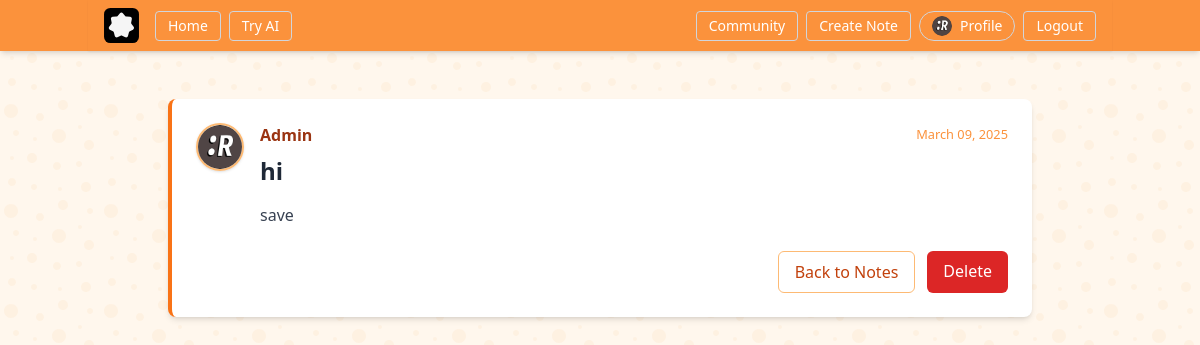
The page /note/note/23/ (signed in) on the database its author committed.
### users/models.py (models this page shows, shortened)
class Profile(models.Model):# Profile model inherits from models.Model that have one to one relationship with User model
    user = models.OneToOneField(User, on_delete=models.CASCADE) # one to one relationship with User model
    image = models.ImageField(default='default.jpg', upload_to='profile_pics') # profile picture
    position = models.CharField(default='Student', max_length=100) # position
    bio = models.TextField(default='No bio...', max_length=300) # bio
    insitute = models.CharField(default='APSIT', max_length=100) # insitute
    hobbies = models.CharField(default='Cricket', max_length=100) # hobbies
    phone = models.CharField(default='1234567890', max_length=10) # phone
    location = models.CharField(default='Mumbai', max_length=100) # location

### note/models.py (models this page shows, shortened)
class Note(models.Model):
    title = models.CharField(max_length=255)
    content = models.TextField()
    date_created = models.DateTimeField(default=timezone.now)
    user = models.ForeignKey(User, on_delete=models.CASCADE)

### note/views.py (the view)
# urls.py: path('note/<int:pk>/', NoteDetailView.as_view(), name='note-detail'),
class NoteDetailView(LoginRequiredMixin, DetailView):
    model = Note
    template_name = 'note/note_detail.html'  # Update with the appropriate template
    context_object_name = 'note'
    def get_queryset(self):
        return Note.objects.filter(user=self.request.user)

### note/templates/note/note_detail.html
{% extends "base/base.html" %}
{% block content %}
<div class="max-w-4xl mx-auto py-8 px-4">
    <article class="bg-white rounded-lg shadow-md overflow-hidden border-l-4 border-orange-500">
        <div class="p-6">
            <div class="flex items-start gap-4">
                <img class="rounded-full w-12 h-12 border-2 border-orange-300 object-cover shadow"
                     src="{{ note.user.profile.image.url }}"
                     alt="{{ note.user }}'s profile picture">
                <div class="flex-1">
                    <div class="flex flex-wrap justify-between items-center mb-2">
                        <span class="font-semibold text-orange-800">{{ note.user }}</span>
                        <small class="text-orange-400 font-medium">{{ note.date_created | date:"F d, Y"}}</small>
                    </div>
                    <h1 class="font-bold text-2xl text-gray-800 mt-1 mb-4">{{ note.title }}</h1>
                    <div class="prose max-w-none text-gray-700 mt-4">
                        {{ note.content|safe }}
                    </div>
                    <div class="mt-6 flex justify-end space-x-3">
                        <a href="{% url 'note-home' %}" class="px-4 py-2 border border-orange-300 rounded-md text-orange-700 hover:bg-orange-50 transition-colors">
                            Back to Notes
                        </a>
                        <a href="{% url 'note-delete' note.id %}" class="px-4 py-2 bg-red-600 text-white rounded-md hover:bg-red-700 transition-colors">
                            Delete
                        </a>
                    </div>
                </div>
            </div>
        </div>
    </article>
</div>
{% endblock content %}

### base/templates/base/base.html (shortened to what this page needs)
{% load static %}
<!DOCTYPE html>
<html lang="en">
  <head>
    <script src="https://cdn.tailwindcss.com"></script>
    <link rel="stylesheet" href="{% static 'css/styles.css' %}" />
  </head>
  <body>
    <header class="bg-orange-400 text-white w-full shadow-md">
      <nav class="container mx-auto flex items-center justify-between py-2 px-4 shadow-sm">
        <div class="flex items-center">
          <a class="text-xl font-semibold" href="#">
          </a>
          <div class="hidden md:flex ml-4 space-x-2">
            <a class="px-3 py-1 text-sm border border-gray-300 rounded hover:bg-white hover:text-gray-900 transition-colors" href="{% url 'base-home' %}">Home</a>
            <a class="px-3 py-1 text-sm border border-gray-300 rounded hover:bg-white hover:text-gray-900 transition-colors" href="{% url 'ai-home' %}">Try AI</a>
          </div>
        </div>
        <div id="menu" class="hidden md:flex flex-col md:flex-row md:items-center md:space-x-2 absolute md:relative top-14 md:top-auto left-0 w-full md:w-auto bg-orange-400 md:bg-transparent p-3 md:p-0 shadow-md md:shadow-none space-y-2 md:space-y-0 z-50 transition-all duration-200">
          {% if user.is_authenticated %}
          <div class="flex flex-col md:flex-row md:items-center w-full md:w-auto space-y-2 md:space-y-0 md:space-x-2">
            <a href="{% url 'Community-Home' %}" class="px-3 py-1 text-sm border border-gray-300 rounded hover:bg-white hover:text-gray-900 transition-colors text-center">Community</a>
            <a href="{% url 'note-create' %}" class="px-3 py-1 text-sm border border-gray-300 rounded hover:bg-white hover:text-gray-900 transition-colors text-center">Create Note</a>
            <a href="{% url 'profile' %}" class="flex items-center px-3 py-1 text-sm border border-gray-300 rounded-full hover:bg-white hover:text-gray-900 transition-colors text-center">
              <img src="{{ user.profile.image.url }}" alt="Profile" class="w-5 h-5 rounded-full mr-2" />
              Profile
            </a>
            <form method="POST" action="{% url 'logout' %}" class="w-full md:w-auto text-center md:inline-block">
              <button class="px-3 py-1 text-sm border border-gray-300 rounded hover:bg-white hover:text-gray-900 transition-colors w-full md:w-auto">Logout</button>
            </form>
          </div>
          {% endif %}
        </div>
      </nav>
    </header>
    <main class="mx-auto p-4">
      <div class="w-full">
        {% block content %}{% endblock %}
      </div>
    </main>
  </body>
</html>

### base/static/css/styles.css (style rules this page uses)
body { background-color: #fff7ed; }

### base/templates/base/base.html (style rules this page uses)
body { background-color: #fff7ed; }

### rows shown on the page
Note: user.profile.image (picture), user "Admin", date_created "March 09, 2025", title "hi", content "save"
